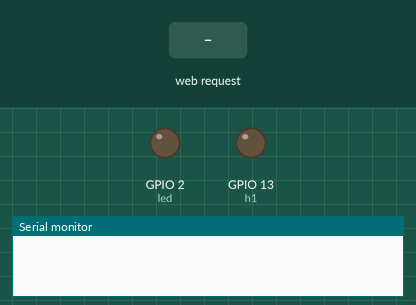
Bench run of a sketch on a simulated ESP8266 (NodeMCU). Shown: output pins drawn as LEDs (lit = HIGH), the last lines printed to the serial monitor. Inputs (shaded band) come from the test bench. WiFi joins after 1.5 s; servers stay silent unless stated.

Above: at 0.0 s.
At 2.7 s:
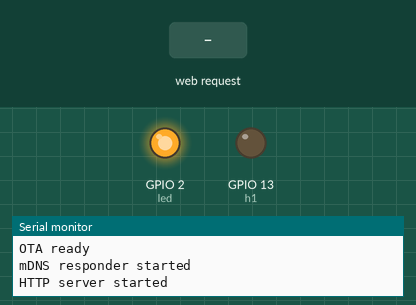
2.8 s: HTTP request GET /h1 received
At 3.2 s:
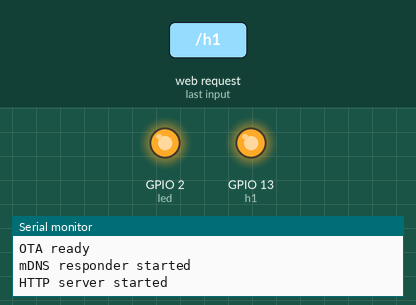
Timing chart, 0 to 5.8 s (numbered marks = the images above; inputs shaded):
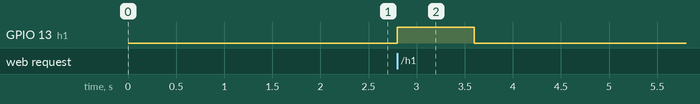

The sketch:

Higrometro.ino.ino
```cpp
#include <ESP8266WiFi.h>
#include <ESP8266WiFiMulti.h>
#include <ArduinoOTA.h>
#include <ESP8266mDNS.h>
#include <ESP8266WebServer.h>   // Include the WebServer library

const int h1 = 13;
const int pino_sinal_analogico=17;
float ledVal = 0;
const int led = 2;
ESP8266WiFiMulti wifiMulti;     // Create an instance of the ESP8266WiFiMulti class, called 'wifiMulti'

ESP8266WebServer server(80);    // Create a webserver object that listens for HTTP request on port 80

extern void handleRoot();              // function prototypes for HTTP handlers
extern void handleNotFound();
extern void handleLED();
extern void aba2(), Root();


void setup() {
  Serial.begin(115200);         // Start the Serial communication to send messages to the computer
  delay(10);
  Serial.println('\n');

  wifiMulti.addAP("********", "********");   // add Wi-Fi networks you want to connect to
//  wifiMulti.addAP("********", "********");
//  wifiMulti.addAP("nome_da_rede", "senha_da_rede");

  Serial.println("Connecting ...");
  int i = 0;
  while (wifiMulti.run() != WL_CONNECTED) { // Wait for the Wi-Fi to connect
    delay(250);
    Serial.print('.');
  }
  Serial.println('\n');
  Serial.print("Connected to ");
  Serial.println(WiFi.SSID());              // Tell us what network we're connected to
  Serial.print("IP address:\t");
  Serial.println(WiFi.localIP());           // Send the IP address of the ESP8266 to the computer

  ArduinoOTA.setHostname("ESP8266");
  ArduinoOTA.setPassword("esp8266");

  ArduinoOTA.onStart([]() {
    Serial.println("Start");
  });
  ArduinoOTA.onEnd([]() {
    Serial.println("\nEnd");
  });
  ArduinoOTA.onProgress([](unsigned int progress, unsigned int total) {
    Serial.printf("Progress: %u%%\r", (progress / (total / 100)));
  });
  ArduinoOTA.onError([](ota_error_t error) {
    Serial.printf("Error[%u]: ", error);
    if (error == OTA_AUTH_ERROR) Serial.println("Auth Failed");
    else if (error == OTA_BEGIN_ERROR) Serial.println("Begin Failed");
    else if (error == OTA_CONNECT_ERROR) Serial.println("Connect Failed");
    else if (error == OTA_RECEIVE_ERROR) Serial.println("Receive Failed");
    else if (error == OTA_END_ERROR) Serial.println("End Failed");
  });
  ArduinoOTA.begin();
  Serial.println("OTA ready");

  if (MDNS.begin("esp8266")) {              // Start the mDNS responder for esp8266.local
    Serial.println("mDNS responder started");
  } else {
    Serial.println("Error setting up MDNS responder!");
  }

  server.on("/",HTTP_GET, handleRoot);               // Call the 'handleRoot' function when a client requests URI "/"
  server.on("/LED", HTTP_POST, handleLED);  // Call the 'handleLED' function when a POST request is made to URI "/LED"
  server.on("/h1", aba2);
  server.on("/Root", Root);
  server.onNotFound(handleNotFound);        // When a client requests an unknown URI (i.e. something other than "/"), call function "handleNotFound"

  server.begin();                           // Actually start the server
  Serial.println("HTTP server started");

  pinMode(h1, OUTPUT);
  pinMode(led, OUTPUT);
  digitalWrite(led, 1);
  pinMode(pino_sinal_analogico, INPUT);
}

void loop() {
  ArduinoOTA.handle();
  server.handleClient();                    // Listen for HTTP requests from clients
//  for (int x=0; x<360; x++)
//  {
//    // converte graus para radianos e então obtém o valor do seno
//    sinVal = (sin(x*(3.1412/360)));
//    ledVal = int(sinVal*255);
//    analogWrite(ledPin, ledVal);
//    delay(25);
//  }
}
```

funcs.ino
```cpp
void handleRoot();              // function prototypes for HTTP handlers
void handleNotFound();
void handleLED();
void aba2();
void Root();

void handleRoot() {
  server.send(200, "text/html", "<center><h2>Ordens</h2><center><div></div><center><form action=\"/LED\" method=\"POST\"><input type=\"submit\" value=\"Toggle LED\"></form></center><div></div><center><h3>Umidade nos Vasos</h3></center><div></div><center><form action=\"/h1\" method=\"POST\">  <input type=\"submit\" value=\"Suculenta\"></form><center>");   // Send HTTP status 200 (Ok) and send some text to the browser/client
}

void handleNotFound(){
  server.send(404, "text/plain", "404: Not found"); // Send HTTP status 404 (Not Found) when there's no handler for the URI in the request
}

void handleLED() {                          // If a POST request is made to URI /LED
  digitalWrite(led,!digitalRead(led));      // Change the state of the LED
  server.sendHeader("Location","/");        // Add a header to respond with a new location for the browser to go to the home page again
  server.send(303);                         // Send it back to the browser with an HTTP status 303 (See Other) to redirect
}

void Root() {

  server.sendHeader("Location","/");        // Add a header to respond with a new location for the browser to go to the home page again
  server.send(303);                         // Send it back to the browser with an HTTP status 303 (See Other) to redirect
}


extern const int pino_sinal_analogico, h1;
float umi, umi2, top = (1023-371);


void aba2() {
  digitalWrite(h1, 1);
  delay(800);
  umi = analogRead(pino_sinal_analogico);
  digitalWrite(h1, 0);
  umi2 = 100*(top-(umi-371))/top;
  server.send(200, "text/html", "<div><h1> </h1></div><div><h5> </h5></div><center><h2>Umidade no vaso: " +String(umi2)+ "%</h2></center> <p> </p> <p></p> <p> </p> <center> <form action=\"/Root\" method=\"POST\"><input type=\"submit\" value =\"Tela inicial\"></form></center>  <div></div><center><h3>Umidade nos Vasos</h3></center><div></div><center><form action=\"/h1\" method=\"POST\">  <input type=\"submit\" value=\"Suculenta\"></form></center>");
//   </p>leitura do sensor :" +String(umi)+"<p>
}
```

Measured:
- after the input at 2.8 s, GPIO 13 (h1): LOW → HIGH at once, → LOW 0.80 s later
